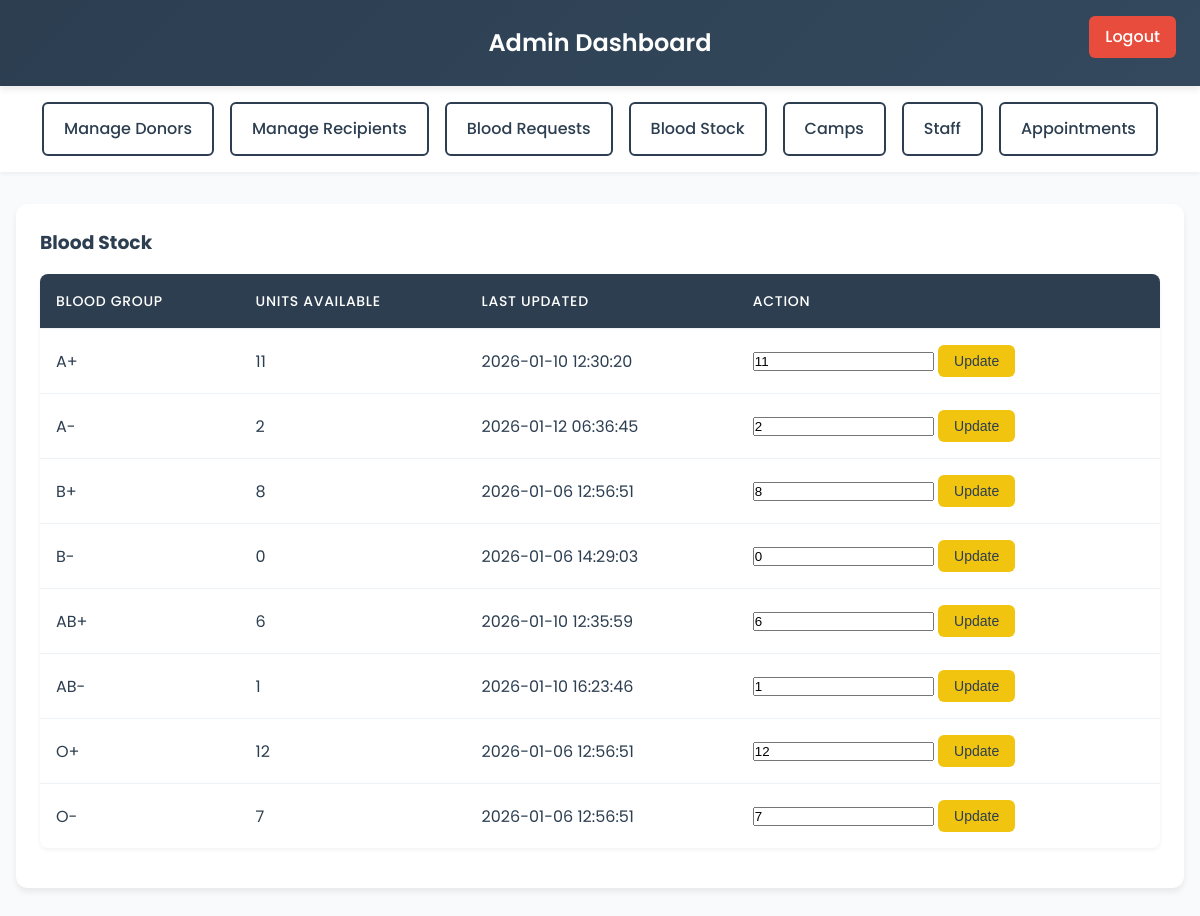
Screenshot of /admin.php?page=stock (signed in) with the database file from the repository.
### tables this page shows
CREATE TABLE `blood_stock` (
  `stock_id` int(11) NOT NULL,
  `blood_group` varchar(5) NOT NULL,
  `units_available` int(11) DEFAULT 0,
  `last_updated` timestamp NOT NULL DEFAULT current_timestamp() ON UPDATE current_timestamp()
);

### admin.php (the view, shortened to what this page needs)
<?php
include("connectionDB.php");
$page = $_GET['page'] ?? 'donors';
?>
<!DOCTYPE html>
<html>
<head>
</head>
<body>
    <div class="header">
        <h2>Admin Dashboard</h2>
        <a href="logout.php" class="logout-btn">Logout</a>
    </div>
    <div class="nav">
        <a href="?page=donors">Manage Donors</a>
        <a href="?page=recipients">Manage Recipients</a>
        <a href="?page=requests">Blood Requests</a>
        <a href="?page=stock">Blood Stock</a>
        <a href="?page=camps">Camps</a>
        <a href="?page=staff">Staff</a>
        <a href="?page=appointments">Appointments</a>
    </div>
    <div class="container">
        <?php
        if ($page == 'donors') {
            echo "<div class='card'>";
            echo "<h3>Donors List</h3>";
            $res = mysqli_query($conn, "SELECT user_id, name, email, phone, is_active FROM users WHERE role='donor'");
            echo "<table><tr><th>ID</th><th>Name</th><th>Email</th><th>Phone</th><th>Status</th><th>Action</th></tr>";
            while ($row = mysqli_fetch_assoc($res)) {
                $active = intval($row['is_active']) === 1;
                echo "<tr>
                        <td>{$row['user_id']}</td>
                        <td>{$row['name']}</td>
                        <td>{$row['email']}</td>
                        <td>{$row['phone']}</td>
                        <td>" . ($active ? "✅ Active" : "❌ Inactive") . "</td>
                        <td>";
                if ($active) {
                    echo "<a href='toggle_user.php?id={$row['user_id']}&status=0&page=donors' class='btn deactivate'>Deactivate</a>";
                } else {
                    echo "<a href='toggle_user.php?id={$row['user_id']}&status=1&page=donors' class='btn activate'>Activate</a>";
                }
                echo    "</td></tr>";
            }
            echo "</table></div>";
        }
        elseif ($page == 'stock') {
            echo "<div class='card'><h3>Blood Stock</h3>";
            $res = mysqli_query($conn, "SELECT * FROM blood_stock");
            echo "<table><tr><th>Blood Group</th><th>Units Available</th><th>Last Updated</th><th>Action</th></tr>";
            while ($row = mysqli_fetch_assoc($res)) {
                echo "<tr>
                        <td>{$row['blood_group']}</td>
                        <td>{$row['units_available']}</td>
                        <td>{$row['last_updated']}</td>
                        <td>
                            <form method='post' action='update_stock.php' style='display:inline;'>
                                <input type='hidden' name='id' value='{$row['stock_id']}'>
                                <input type='number' name='units' min='0' value='{$row['units_available']}' required>
                                <button type='submit' class='btn update'>Update</button>
                            </form>
                        </td>
                      </tr>";
            }
            echo "</table></div>";
        }
        ?>
    </div>
</body>
</html>

### admin.php (style rules this page uses)
:root { --primary: #2c3e50; --primary-light: #34495e; --accent: #e74c3c; --success: #27ae60; --warning: #f1c40f; --info: #3498db; --background: #f8fafc; --card: #ffffff; --text: #2c3e50; --text-light: #95a5a6; --shadow-sm: 0 2px 4px rgba(0, 0, 0, 0.05); --shadow-md: 0 4px 6px rgba(0, 0, 0, 0.07); --shadow-lg: 0 10px 15px rgba(0, 0, 0, 0.1); --radius-sm: 6px; --radius-md: 8px; --radius-lg: 12px; }
* { margin: 0; padding: 0; box-sizing: border-box; }
body { font-family: 'Poppins', sans-serif; background: var(--background); color: var(--text); line-height: 1.6; }
.header { background: linear-gradient(135deg, var(--primary), var(--primary-light)); color: #fff; padding: 1.5rem; position: relative; box-shadow: var(--shadow-md); }
.header h2 { font-size: 1.5rem; font-weight: 600; margin: 0; text-align: center; }
.nav { background: var(--card); padding: 1rem; display: flex; justify-content: center; gap: 1rem; flex-wrap: wrap; box-shadow: var(--shadow-sm); }
.nav a { text-decoration: none; padding: 0.75rem 1.25rem; color: var(--primary); background: var(--card); border-radius: var(--radius-sm); font-weight: 500; transition: all 0.3s ease; border: 2px solid var(--primary); }
.logout-btn { position: absolute; top: 1rem; right: 1.5rem; background: var(--accent); padding: 0.5rem 1rem; border-radius: var(--radius-sm); color: #fff; text-decoration: none; font-weight: 500; transition: all 0.3s ease; }
.container { max-width: 1200px; margin: 2rem auto; padding: 0 1rem; }
.card { background: var(--card); border-radius: var(--radius-lg); padding: 1.5rem; margin-bottom: 1.5rem; box-shadow: var(--shadow-md); transition: transform 0.3s ease, box-shadow 0.3s ease; }
table { width: 100%; border-collapse: separate; border-spacing: 0; margin: 1rem 0; background: var(--card); border-radius: var(--radius-md); overflow: hidden; box-shadow: var(--shadow-sm); }
th, td { padding: 1rem; text-align: left; border-bottom: 1px solid #edf2f7; }
th { background: var(--primary); color: #fff; font-weight: 500; text-transform: uppercase; font-size: 0.875rem; letter-spacing: 0.05em; }
tr:last-child td { border-bottom: none; }
tbody tr { transition: background-color 0.2s ease; }
.btn { display: inline-flex; align-items: center; padding: 0.5rem 1rem; border: none; border-radius: var(--radius-sm); cursor: pointer; text-decoration: none; font-weight: 500; font-size: 0.875rem; transition: all 0.3s ease; gap: 0.5rem; }
.update { background: var(--warning); color: var(--text); }

### rows the page displays
blood_stock: blood_group "A+", units_available "11", last_updated "2026-01-10 12:30:20", units "11"
blood_stock: blood_group "A-", units_available "2", last_updated "2026-01-12 06:36:45", units "2"
blood_stock: blood_group "B+", units_available "8", last_updated "2026-01-06 12:56:51", units "8"
blood_stock: blood_group "B-", units_available "0", last_updated "2026-01-06 14:29:03", units "0"
blood_stock: blood_group "AB+", units_available "6", last_updated "2026-01-10 12:35:59", units "6"
blood_stock: blood_group "AB-", units_available "1", last_updated "2026-01-10 16:23:46", units "1"
blood_stock: blood_group "O+", units_available "12", last_updated "2026-01-06 12:56:51", units "12"
blood_stock: blood_group "O-", units_available "7", last_updated "2026-01-06 12:56:51", units "7"
